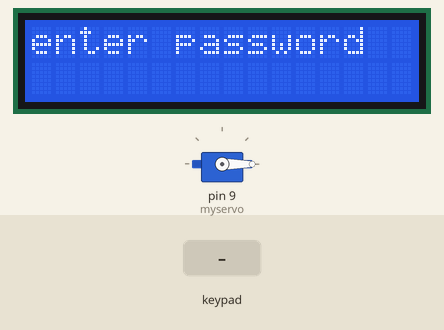
Simulated run of this sketch. Board: Arduino Uno, built with avr-gcc and run on an emulated ATmega328P. Parts: 16×2 character LCD, servo. The test bench sets the inputs (shaded band). What the sketch prints to the serial monitor is not drawn.

Above: at 1.2 s.
1.3 s: keypad keys 1 2 3 7 = pressed 0.4 s apart
At 4.6 s:
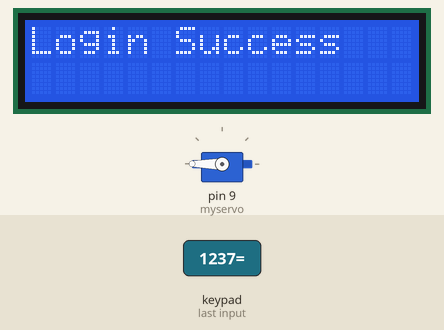
4.8 s: key '=' pressed
At 7.6 s:
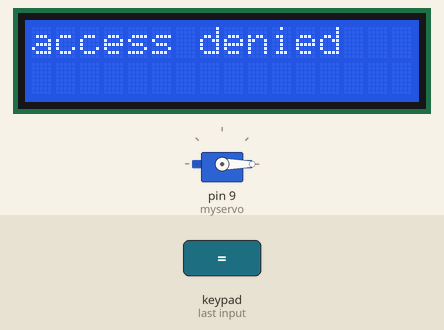
7.8 s: keypad keys 1 2 3 7 * pressed 0.4 s apart
At 10.1 s:
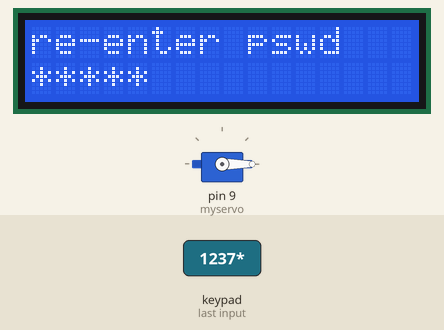
11.3 s: keypad keys 1 2 3 7 A pressed 0.4 s apart
At 14.2 s:
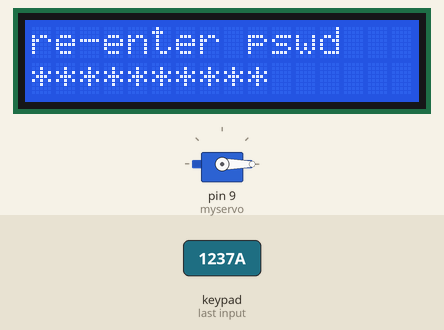
14.8 s: key 'A' pressed
At 15.4 s:
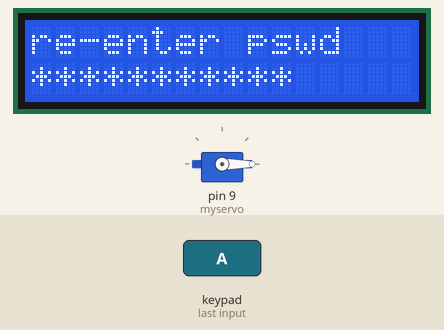
16.3 s: keypad keys 1 2 3 7 D pressed 0.4 s apart
At 19.1 s:
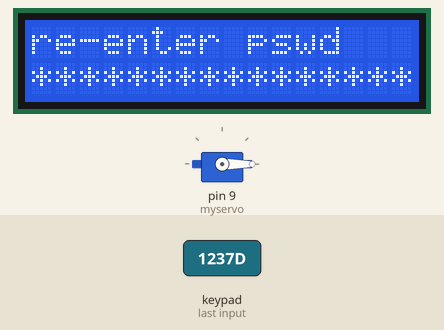
Timing chart, 0 to 20.6 s (numbered marks = the images above; inputs shaded):
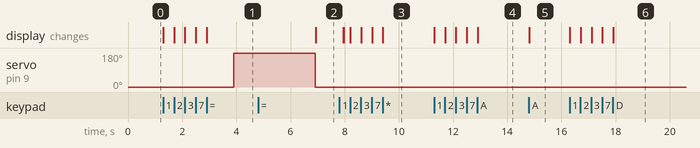

Measured:
- after the input at 1.3 s, servo on pin 9 (myservo): 0° → 180° after 2.6 s; the display: first changes at once (image 1 shows a later state)
- after the input at 4.8 s, the display: changes after 2.1 s (image 2)
- after the input at 7.8 s, the display: first differs from a run without the input after 0.16 s (image 3 shows a later state)
- after the input at 11.3 s, the display: first changes at once (image 4 shows a later state)
- after the input at 14.8 s, the display: changes at once (image 5)
- after the input at 16.3 s, the display: first changes at once (image 6 shows a later state)

The sketch:

Keypad_Password.ino
```cpp
#include <LiquidCrystal.h>
#include <Keypad.h>
#include <Servo.h>
Servo myservo;
String pass;
String star;
//int pos=0;
const byte ROWS = 4; //four rows
const byte COLS = 4; //four columns
//define the cymbols on the buttons of the keypads
char hexaKeys[ROWS][COLS] = {
  {'1','2','3','A'},
  {'4','5','6','B'},
  {'7','8','9','C'},
  {'*','0','=','D'}
};
LiquidCrystal lcd(13,12,11,10,A3,8);
byte rowPins[ROWS] = {0,1,2,3}; //connect to the row pinouts of the keypad
byte colPins[COLS] = {4,5,6,7}; //connect to the column pinouts of the keypad

//initialize an instance of class NewKeypad
Keypad customKeypad = Keypad( makeKeymap(hexaKeys), rowPins, colPins, ROWS, COLS);

void setup()
{
  lcd.begin(16, 2);
  Serial.begin(9600);
  myservo.attach(9);
  lcd.clear();
  lcd.setCursor(0,0);
  lcd.print("enter password");
}

void loop()
{
//  lcd.setCursor(0,0);
//  lcd.print("enter password");

  myservo.write(0);
  char c = customKeypad.getKey();

 if(c)
 {
    if(c!='=')
    {
      pass += c;
      star+="*";
//      lcd.clear();
      lcd.setCursor(0,1);
      lcd.print(star);
//      lcd.clear();
      Serial.println(pass);

    }
    else
    {
      if(pass == "1237")
     {
      lcd.clear();
      lcd.setCursor(0,0);
      lcd.print("Login Success");
      delay(1000);
      Serial.println("welcome");
      myservo.write(180);
      delay(3000);
      myservo.write(0);
     }
      else
     {
      lcd.clear();
      lcd.setCursor(0,0);
      lcd.print("access denied");
      delay(1000);
      lcd.clear();
      lcd.setCursor(0,0);
      lcd.print("re-enter pswd");
      Serial.println("sorry");
     }
      star="";
      pass="";
    }
 }
 }
```
